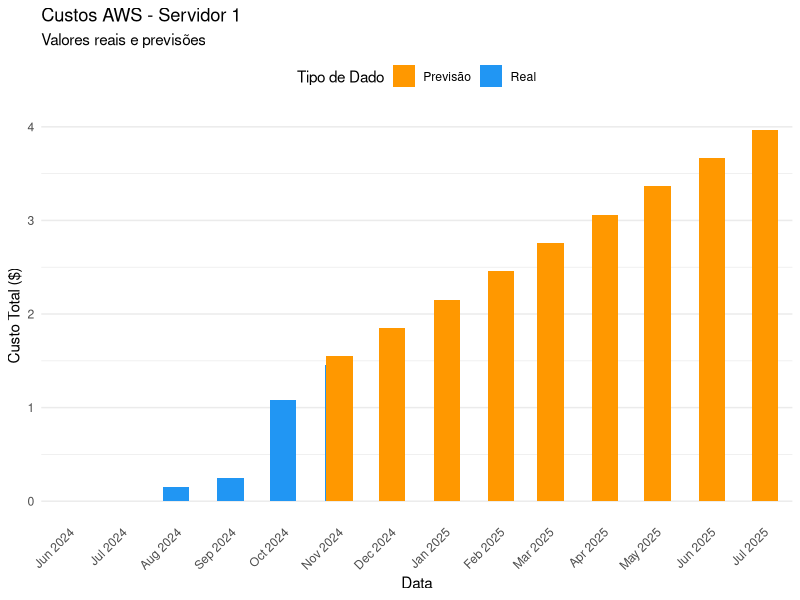

The R source for this figure:



library(forecast)
library(tidyverse)

set.seed(123)

servidor1 <- data.frame(
  data = seq(as.Date("2024-06-01"), as.Date("2024-11-01"), by = "month"),
  custo = c(0, 0, 0.15, 0.25, 1.08, 1.45)
)

meses_previsao <- 9

ts_data <- ts(servidor1$custo, frequency = 12)

#Aqui o modelo pega a coluna que contem os custos e define cada dado como de um "periodo" dentro do total de 12 
#Simbolizando os meses do ano


modelo <- tslm(ts_data ~ trend)

#tslm = Time Series lm 
#Trend representa o tempo (meses no caso)
# Um modelo de regressão normal so que com tendencia
modelo


previsao <- forecast(modelo, h = meses_previsao)


previsao
#forecast faz previsoes com base em um modelo de series temporais


datas_futuras <- seq(max(servidor1$data) + 1, by = "month", length.out = length(previsao$mean))
resultados_df <- data.frame(
  data = datas_futuras,
  custo = as.numeric(previsao$mean),
  tipo = "Previsão"
)

dados_historicos <- servidor1
dados_historicos$tipo <- "Real"

# Combinando dados históricos e previsões
dados_completos <- rbind(
  dados_historicos,
  resultados_df
)




dados_completos$servidor <- "Servidor 1"


cores <- c("Real" = "#2196F3", "Previsão" = "#FF9800")

ggplot(dados_completos, 
       aes(x = data, y = custo, fill = tipo)) +
  geom_bar(stat = "identity", position = "dodge", width = 15) +
  scale_fill_manual(values = cores) +
  theme_minimal() +
  labs(title = "Custos AWS - Servidor 1",
       subtitle = "Valores reais e previsões",
       x = "Data",
       y = "Custo Total ($)",
       fill = "Tipo de Dado") +
  scale_x_date(date_breaks = "1 month", 
               date_labels = "%b %Y",
               expand = expansion(mult = c(0.02, 0.02))) +
  theme(
    axis.text.x = element_text(angle = 45, hjust = 1),
    legend.position = "top",
    panel.grid.major.x = element_blank(),
    panel.grid.minor.x = element_blank()
  )





# Calculando preço da LAMBDA:

# Roda a cada 10 segundos, ou seja, 360 vezes por hora. Um mes tem aproximadamente 720 horas

total_execucoes = 360 * 720


# Cada csv tem 435 Bytes

tamanho_total_dados = 435 * total_execucoes

# arredondando para mb

tamanho_total_dados <- round(tamanho_total_dados / (1024^2), 2)

# A LAMBDA cobra por uso de RAM por segundo (GB-segundo)

#informações do cloudWatch

memoria_alocada = 0.5 #0.5 GB ou seja 512 mb

duracao_media = 0.2 #segundos

duracao_gb_segundos = total_execucoes * duracao_media * memoria_alocada

duracao_gb_segundos

preco_gb_segundo = 0.0000166667

preco_lambda = duracao_gb_segundos * preco_gb_segundo

preco_lambda


#custos aws:

custo_leitura_s3 = 0.0004 # por 1000

custo_gravacao_s3 = 0.005 # por 1000

custo_leitura_total =  (total_execucoes / 1000)  * custo_leitura_s3

custo_gravacao_total = (total_execucoes / 1000)  * custo_gravacao_s3


custo_leitura_total

custo_gravacao_total

custo_s3 = custo_gravacao_total + custo_leitura_total

custo_s3


custo_total = custo_s3 + preco_lambda

custo_total




